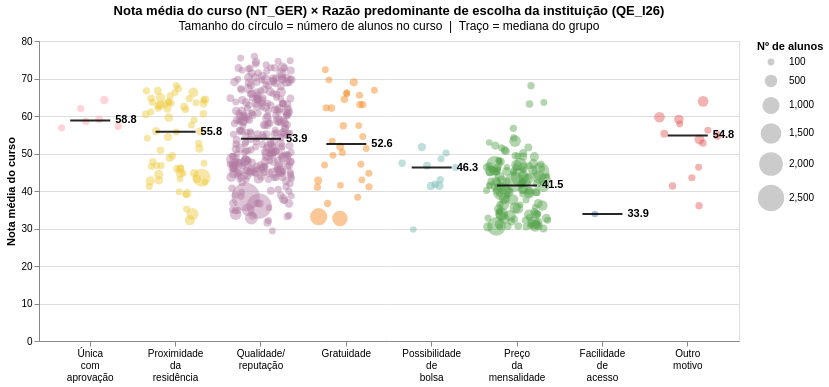

The code cell stored with this chart in its notebook:
### Code cell
import pandas as pd

# Ordem pela mediana da nota, maior → menor
ordem_nota = (
    df.groupby("Razao")["NT_GER_media"]
    .median()
    .sort_values(ascending=False)
    .index.tolist()
)
if "Outro motivo" in ordem_nota:
    ordem_nota.remove("Outro motivo")
    ordem_nota.append("Outro motivo")

rng = np.random.default_rng(41)
df["jitter"] = rng.uniform(-0.45, 0.45, size=len(df))

df_median = (
    df.groupby("Razao")["NT_GER_media"]
    .median()
    .reset_index()
    .rename(columns={"NT_GER_media": "mediana"})
)

bubble = (
    alt.Chart(df)
    .mark_circle(opacity=0.45)
    .encode(
        x=alt.X("Razao:N", sort=ordem_nota, title=None,
                axis=alt.Axis(
                    labelAngle=0,
                    labelLimit=100,
                    labelLineHeight=12,
                    labelExpr="split(datum.label, ' ')",
                )),
        xOffset=alt.XOffset("jitter:Q", scale=alt.Scale(domain=[-0.5, 0.5])),
        y=alt.Y("NT_GER_media:Q", title="Nota média do curso",
                scale=alt.Scale(zero=True)),
        size=alt.Size("n_alunos:Q", title="Nº de alunos",
                      scale=alt.Scale(range=[20, 800]),
                      legend=alt.Legend(values=[100, 500, 1000, 1500, 2000, 2500])),
        color=alt.Color("Razao:N", legend=None),
        tooltip=[
            "Razao",
            alt.Tooltip("NT_GER_media:Q", format=".1f", title="Nota média"),
            alt.Tooltip("n_alunos:Q", format=",", title="Nº de alunos"),
        ],
    )
)

mediana_layer = (
    alt.Chart(df_median)
    .mark_tick(thickness=2, size=40, color="black", opacity=0.85)
    .encode(
        x=alt.X("Razao:N", sort=ordem_nota),
        y=alt.Y("mediana:Q"),
        tooltip=["Razao", alt.Tooltip("mediana:Q", format=".1f", title="Mediana")],
    )
)

label_layer = (
    alt.Chart(df_median)
    .mark_text(dx=25, fontSize=11, fontWeight="bold", color="black",
               align="left", baseline="middle")
    .encode(
        x=alt.X("Razao:N", sort=ordem_nota),
        y=alt.Y("mediana:Q"),
        text=alt.Text("mediana:Q", format=".1f"),
    )
)

(bubble + mediana_layer + label_layer).properties(
    title=alt.TitleParams(
        "Nota média do curso (NT_GER) × Razão predominante de escolha da instituição (QE_I26)",
        subtitle="Tamanho do círculo = número de alunos no curso  |  Traço = mediana do grupo",
    ),
    width=700, height=300,
)

### Figure 1 — Vega-Lite specification as saved in the notebook (floating-point values rounded to 4 significant figures; data arrays with more than 128 entries replaced by an {"elided": "..."} marker saying what was removed)
{"config": {"view": {"continuousWidth": 300, "continuousHeight": 300}}, "layer": [{"data": {"name": "data-cc32720b05b8234243efe16ba4b52435"}, "mark": {"type": "circle", "opacity": 0.45}, "encoding": {"color": {"field": "Razao", "legend": null, "type": "nominal"}, "size": {"field": "n_alunos", "legend": {"values": [100, 500, 1000, 1500, 2000, 2500]}, "scale": {"range": [20, 800]}, "title": "Nº de alunos", "type": "quantitative"}, "tooltip": [{"field": "Razao", "type": "nominal"}, {"field": "NT_GER_media", "format": ".1f", "title": "Nota média", "type": "quantitative"}, {"field": "n_alunos", "format": ",", "title": "Nº de alunos", "type": "quantitative"}], "x": {"axis": {"labelAngle": 0, "labelExpr": "split(datum.label, ' ')", "labelLimit": 100, "labelLineHeight": 12}, "field": "Razao", "sort": ["Única com aprovação", "Proximidade da residência", "Qualidade/ reputação", "Gratuidade", "Possibilidade de bolsa", "Preço da mensalidade", "Facilidade de acesso", "Outro motivo"], "title": null, "type": "nominal"}, "xOffset": {"field": "jitter", "scale": {"domain": [-0.5, 0.5]}, "type": "quantitative"}, "y": {"field": "NT_GER_media", "scale": {"zero": true}, "title": "Nota média do curso", "type": "quantitative"}}}, {"data": {"name": "data-93e44c48b2647de21f0b21fce4904c18"}, "mark": {"type": "tick", "color": "black", "opacity": 0.85, "size": 40, "thickness": 2}, "encoding": {"tooltip": [{"field": "Razao", "type": "nominal"}, {"field": "mediana", "format": ".1f", "title": "Mediana", "type": "quantitative"}], "x": {"field": "Razao", "sort": ["Única com aprovação", "Proximidade da residência", "Qualidade/ reputação", "Gratuidade", "Possibilidade de bolsa", "Preço da mensalidade", "Facilidade de acesso", "Outro motivo"], "type": "nominal"}, "y": {"field": "mediana", "type": "quantitative"}}}, {"data": {"name": "data-93e44c48b2647de21f0b21fce4904c18"}, "mark": {"type": "text", "align": "left", "baseline": "middle", "color": "black", "dx": 25, "fontSize": 11, "fontWeight": "bold"}, "encoding": {"text": {"field": "mediana", "format": ".1f", "type": "quantitative"}, "x": {"field": "Razao", "sort": ["Única com aprovação", "Proximidade da residência", "Qualidade/ reputação", "Gratuidade", "Possibilidade de bolsa", "Preço da mensalidade", "Facilidade de acesso", "Outro motivo"], "type": "nominal"}, "y": {"field": "mediana", "type": "quantitative"}}}], "height": 300, "title": {"text": "Nota média do curso (NT_GER) × Razão predominante de escolha da instituição (QE_I26)", "subtitle": "Tamanho do círculo = número de alunos no curso  |  Traço = mediana do grupo"}, "width": 700, "$schema": "https://vega.github.io/schema/vega-lite/v6.4.1.json", "datasets": {"data-cc32720b05b8234243efe16ba4b52435": {"elided": "577 records"}, "data-93e44c48b2647de21f0b21fce4904c18": [{"Razao": "Facilidade de acesso", "mediana": 33.87}, {"Razao": "Gratuidade", "mediana": 52.57}, {"Razao": "Outro motivo", "mediana": 54.83}, {"Razao": "Possibilidade de bolsa", "mediana": 46.26}, {"Razao": "Preço da mensalidade", "mediana": 41.47}, {"Razao": "Proximidade da residência", "mediana": 55.78}, {"Razao": "Qualidade/ reputação", "mediana": 53.95}, {"Razao": "Única com aprovação", "mediana": 58.82}]}}
